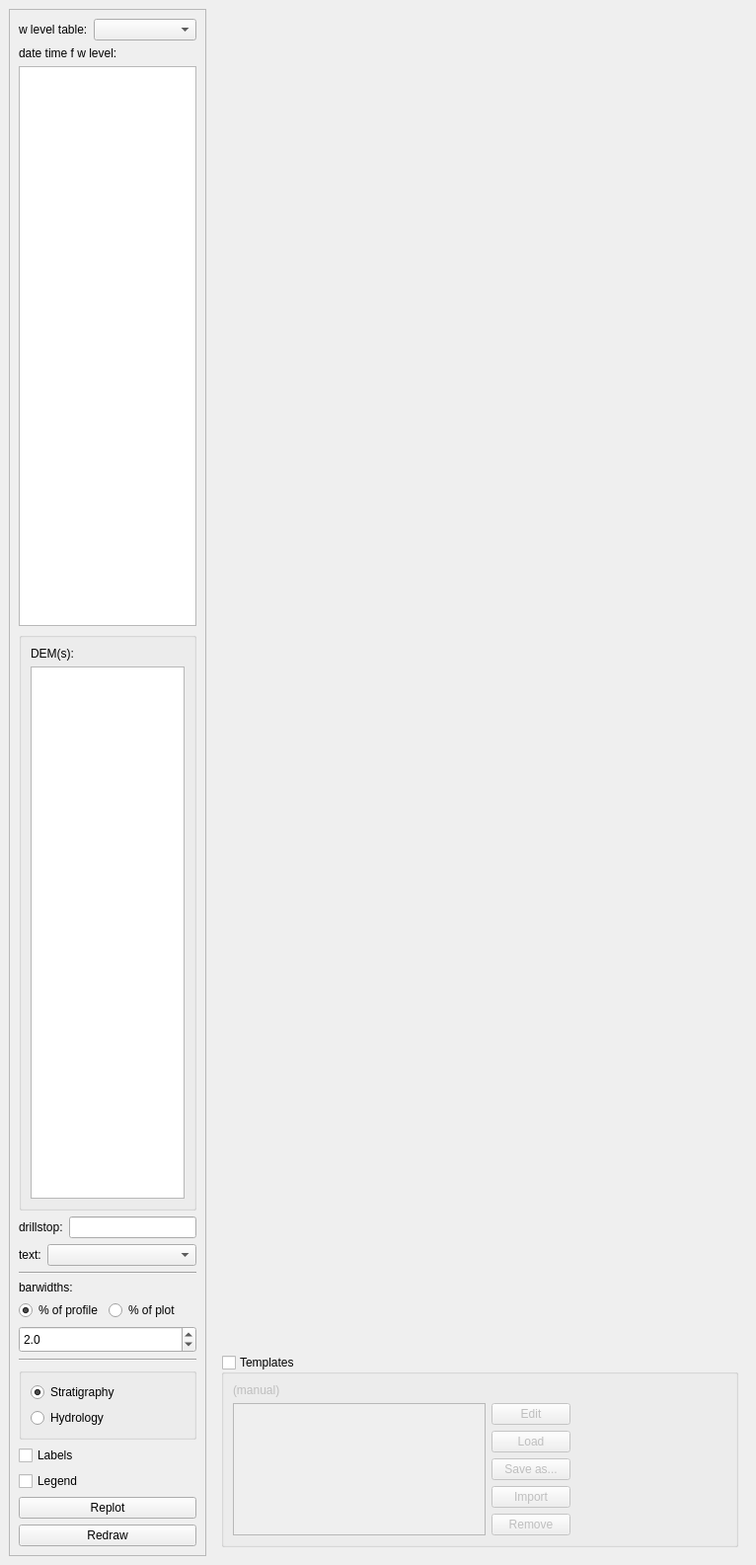
<?xml version="1.0" encoding="UTF-8"?>
<ui version="4.0">
 <class>SecPlotDock</class>
 <widget class="QDockWidget" name="SecPlotDock">
  <property name="geometry">
   <rect>
    <x>0</x>
    <y>0</y>
    <width>766</width>
    <height>1585</height>
   </rect>
  </property>
  <property name="windowTitle">
   <string>Midvatten Section Plot</string>
  </property>
  <widget class="QWidget" name="dockWidgetContents">
   <layout class="QGridLayout" name="gridLayout_2">
    <item row="0" column="0">
     <widget class="QFrame" name="frame">
      <property name="minimumSize">
       <size>
        <width>110</width>
        <height>200</height>
       </size>
      </property>
      <property name="maximumSize">
       <size>
        <width>200</width>
        <height>16777215</height>
       </size>
      </property>
      <property name="frameShape">
       <enum>QFrame::StyledPanel</enum>
      </property>
      <property name="frameShadow">
       <enum>QFrame::Raised</enum>
      </property>
      <layout class="QVBoxLayout" name="verticalLayout_3">
       <item>
        <layout class="QFormLayout" name="formLayout_5">
         <property name="fieldGrowthPolicy">
          <enum>QFormLayout::AllNonFixedFieldsGrow</enum>
         </property>
         <item row="0" column="0">
          <widget class="QLabel" name="label">
           <property name="text">
            <string>w level table:</string>
           </property>
           <property name="buddy">
            <cstring>wlvltableComboBox</cstring>
           </property>
          </widget>
         </item>
         <item row="0" column="1">
          <widget class="QComboBox" name="wlvltableComboBox">
           <property name="toolTip">
            <string>Table with water level data</string>
           </property>
          </widget>
         </item>
        </layout>
       </item>
       <item>
        <layout class="QVBoxLayout" name="verticalLayout">
         <item>
          <widget class="QLabel" name="label_3">
           <property name="sizePolicy">
            <sizepolicy hsizetype="Preferred" vsizetype="Fixed">
             <horstretch>0</horstretch>
             <verstretch>0</verstretch>
            </sizepolicy>
           </property>
           <property name="text">
            <string>date time f w level:</string>
           </property>
           <property name="buddy">
            <cstring>wlvltableComboBox</cstring>
           </property>
          </widget>
         </item>
         <item>
          <widget class="QTextEdit" name="datetimetextEdit">
           <property name="toolTip">
            <string>&lt;!DOCTYPE HTML PUBLIC &quot;-//W3C//DTD HTML 4.0//EN&quot; &quot;http://www.w3.org/TR/REC-html40/strict.dtd&quot;&gt;
&lt;html&gt;&lt;head&gt;&lt;meta name=&quot;qrichtext&quot; content=&quot;1&quot; /&gt;&lt;style type=&quot;text/css&quot;&gt;
p, li { white-space: pre-wrap; }
&lt;/style&gt;&lt;/head&gt;&lt;body style=&quot; font-family:'Sans'; font-size:10pt; font-weight:400; font-style:normal;&quot;&gt;
&lt;p style=&quot; margin-top:0px; margin-bottom:0px; margin-left:0px; margin-right:0px; -qt-block-indent:0; text-indent:0px;&quot;&gt;&lt;span style=&quot; font-size:9pt;&quot;&gt;Give date with desired precision, eg: &lt;br /&gt;YYYY&lt;br /&gt;YYYY-MM &lt;br /&gt;YYYY-MM-DD &lt;br /&gt;For each obspoint, the first w level data matching your strings will be used in plot.&lt;/span&gt;&lt;/p&gt;
&lt;p style=&quot;-qt-paragraph-type:empty; margin-top:0px; margin-bottom:0px; margin-left:0px; margin-right:0px; -qt-block-indent:0; text-indent:0px; font-size:9pt;&quot;&gt;&lt;br /&gt;&lt;/p&gt;
&lt;p style=&quot; margin-top:0px; margin-bottom:0px; margin-left:0px; margin-right:0px; -qt-block-indent:0; text-indent:0px;&quot;&gt;&lt;span style=&quot; font-size:9pt;&quot;&gt;(optional&lt;/span&gt;&lt;/p&gt;
&lt;p style=&quot; margin-top:0px; margin-bottom:0px; margin-left:0px; margin-right:0px; -qt-block-indent:0; text-indent:0px;&quot;&gt;&lt;span style=&quot; font-size:9pt;&quot;&gt;By giving obsids separated by ; after the date, only those obsids will be included in each line plot.&lt;/span&gt;&lt;/p&gt;
&lt;p style=&quot; margin-top:0px; margin-bottom:0px; margin-left:0px; margin-right:0px; -qt-block-indent:0; text-indent:0px;&quot;&gt;&lt;span style=&quot; font-size:9pt;&quot;&gt;Ex:&lt;/span&gt;&lt;/p&gt;
&lt;p style=&quot; margin-top:0px; margin-bottom:0px; margin-left:0px; margin-right:0px; -qt-block-indent:0; text-indent:0px;&quot;&gt;&lt;span style=&quot; font-size:9pt;&quot;&gt;YYYY;obsid1;obsid2&lt;/span&gt;&lt;/p&gt;
&lt;p style=&quot; margin-top:0px; margin-bottom:0px; margin-left:0px; margin-right:0px; -qt-block-indent:0; text-indent:0px;&quot;&gt;&lt;span style=&quot; font-size:9pt;&quot;&gt;XXXX;obsid3;obsid4&lt;/span&gt;&lt;/p&gt;
&lt;p style=&quot; margin-top:0px; margin-bottom:0px; margin-left:0px; margin-right:0px; -qt-block-indent:0; text-indent:0px;&quot;&gt;&lt;span style=&quot; font-size:9pt;&quot;&gt;)&lt;/span&gt;&lt;/p&gt;
&lt;p style=&quot;-qt-paragraph-type:empty; margin-top:0px; margin-bottom:0px; margin-left:0px; margin-right:0px; -qt-block-indent:0; text-indent:0px; font-size:9pt;&quot;&gt;&lt;br /&gt;&lt;/p&gt;&lt;/body&gt;&lt;/html&gt;</string>
           </property>
          </widget>
         </item>
        </layout>
       </item>
       <item>
        <widget class="QGroupBox" name="dedicatedSecPlot">
         <property name="title">
          <string/>
         </property>
         <property name="flat">
          <bool>true</bool>
         </property>
         <property name="checkable">
          <bool>false</bool>
         </property>
         <layout class="QVBoxLayout" name="verticalLayout_5">
          <item>
           <layout class="QVBoxLayout" name="verticalLayout_2">
            <item>
             <widget class="QLabel" name="label_4">
              <property name="sizePolicy">
               <sizepolicy hsizetype="Preferred" vsizetype="Fixed">
                <horstretch>0</horstretch>
                <verstretch>0</verstretch>
               </sizepolicy>
              </property>
              <property name="text">
               <string>DEM(s):</string>
              </property>
              <property name="buddy">
               <cstring>wlvltableComboBox</cstring>
              </property>
             </widget>
            </item>
            <item>
             <widget class="QListWidget" name="inData">
              <property name="cursor" stdset="0">
               <cursorShape>ArrowCursor</cursorShape>
              </property>
              <property name="toolTip">
               <string>Select among single band floating points rasters (must be visible in qgis project)</string>
              </property>
              <property name="editTriggers">
               <set>QAbstractItemView::DoubleClicked|QAbstractItemView::EditKeyPressed</set>
              </property>
              <property name="selectionMode">
               <enum>QAbstractItemView::MultiSelection</enum>
              </property>
              <property name="viewMode">
               <enum>QListView::ListMode</enum>
              </property>
             </widget>
            </item>
           </layout>
          </item>
         </layout>
        </widget>
       </item>
       <item>
        <layout class="QFormLayout" name="formLayout_2">
         <property name="fieldGrowthPolicy">
          <enum>QFormLayout::AllNonFixedFieldsGrow</enum>
         </property>
         <item row="0" column="0">
          <widget class="QLabel" name="label_2">
           <property name="text">
            <string>drillstop:</string>
           </property>
           <property name="buddy">
            <cstring>wlvltableComboBox</cstring>
           </property>
          </widget>
         </item>
         <item row="0" column="1">
          <widget class="QLineEdit" name="drillstoplineEdit">
           <property name="toolTip">
            <string extracomment="not yet implemented">select specific drillstop that will be indicated in plot, use % for wildcard</string>
           </property>
          </widget>
         </item>
        </layout>
       </item>
       <item>
        <layout class="QFormLayout" name="formLayout_3">
         <property name="fieldGrowthPolicy">
          <enum>QFormLayout::AllNonFixedFieldsGrow</enum>
         </property>
         <item row="0" column="0">
          <widget class="QLabel" name="label_5">
           <property name="text">
            <string>text:</string>
           </property>
           <property name="buddy">
            <cstring>wlvltableComboBox</cstring>
           </property>
          </widget>
         </item>
         <item row="0" column="1">
          <widget class="QComboBox" name="textcolComboBox">
           <property name="enabled">
            <bool>true</bool>
           </property>
          </widget>
         </item>
        </layout>
       </item>
       <item>
        <widget class="Line" name="line">
         <property name="orientation">
          <enum>Qt::Horizontal</enum>
         </property>
        </widget>
       </item>
       <item>
        <layout class="QFormLayout" name="formLayout">
         <property name="fieldGrowthPolicy">
          <enum>QFormLayout::AllNonFixedFieldsGrow</enum>
         </property>
         <item row="0" column="0">
          <widget class="QLabel" name="label_6">
           <property name="text">
            <string>barwidths:</string>
           </property>
           <property name="buddy">
            <cstring>wlvltableComboBox</cstring>
           </property>
          </widget>
         </item>
         <item row="1" column="0">
          <widget class="QRadioButton" name="width_of_profile">
           <property name="text">
            <string>% of profile</string>
           </property>
           <property name="checked">
            <bool>true</bool>
           </property>
          </widget>
         </item>
         <item row="1" column="1">
          <widget class="QRadioButton" name="width_of_plot">
           <property name="text">
            <string>% of plot</string>
           </property>
          </widget>
         </item>
         <item row="2" column="0" colspan="2">
          <widget class="QDoubleSpinBox" name="barwidthdoubleSpinBox">
           <property name="minimumSize">
            <size>
             <width>0</width>
             <height>27</height>
            </size>
           </property>
           <property name="toolTip">
            <string>give stratigraphy bar width (% of full scale) which also affects sampling interval for DEM(s)</string>
           </property>
           <property name="decimals">
            <number>1</number>
           </property>
           <property name="value">
            <double>2.000000000000000</double>
           </property>
          </widget>
         </item>
        </layout>
       </item>
       <item>
        <widget class="Line" name="line_2">
         <property name="orientation">
          <enum>Qt::Horizontal</enum>
         </property>
        </widget>
       </item>
       <item>
        <widget class="QGroupBox" name="Strat_Hydro_groupBox">
         <property name="title">
          <string/>
         </property>
         <property name="flat">
          <bool>true</bool>
         </property>
         <layout class="QVBoxLayout" name="verticalLayout_4">
          <item>
           <widget class="QRadioButton" name="Stratigraphy_radioButton">
            <property name="font">
             <font>
              <pointsize>9</pointsize>
             </font>
            </property>
            <property name="text">
             <string>Stratigraphy</string>
            </property>
            <property name="checked">
             <bool>true</bool>
            </property>
           </widget>
          </item>
          <item>
           <widget class="QRadioButton" name="Hydrology_radioButton">
            <property name="font">
             <font>
              <pointsize>9</pointsize>
             </font>
            </property>
            <property name="text">
             <string>Hydrology</string>
            </property>
           </widget>
          </item>
         </layout>
        </widget>
       </item>
       <item>
        <widget class="QCheckBox" name="Labels_checkBox">
         <property name="font">
          <font>
           <pointsize>9</pointsize>
          </font>
         </property>
         <property name="text">
          <string>Labels</string>
         </property>
        </widget>
       </item>
       <item>
        <widget class="QCheckBox" name="Legend_checkBox">
         <property name="font">
          <font>
           <pointsize>9</pointsize>
          </font>
         </property>
         <property name="text">
          <string>Legend</string>
         </property>
        </widget>
       </item>
       <item>
        <widget class="QPushButton" name="pushButton">
         <property name="maximumSize">
          <size>
           <width>250</width>
           <height>16777215</height>
          </size>
         </property>
         <property name="text">
          <string>Replot</string>
         </property>
        </widget>
       </item>
       <item>
        <widget class="QPushButton" name="redraw">
         <property name="maximumSize">
          <size>
           <width>250</width>
           <height>16777215</height>
          </size>
         </property>
         <property name="text">
          <string>Redraw</string>
         </property>
        </widget>
       </item>
      </layout>
     </widget>
    </item>
    <item row="0" column="1">
     <widget class="QWidget" name="plotareawidget" native="true">
      <property name="minimumSize">
       <size>
        <width>500</width>
        <height>0</height>
       </size>
      </property>
      <layout class="QGridLayout" name="gridLayout">
       <item row="0" column="0">
        <widget class="QWidget" name="widget" native="true">
         <property name="sizePolicy">
          <sizepolicy hsizetype="Preferred" vsizetype="Expanding">
           <horstretch>0</horstretch>
           <verstretch>0</verstretch>
          </sizepolicy>
         </property>
         <layout class="QVBoxLayout" name="mplplotlayout"/>
        </widget>
       </item>
       <item row="1" column="0">
        <widget class="QGroupBox" name="chart_settings">
         <property name="sizePolicy">
          <sizepolicy hsizetype="Preferred" vsizetype="Preferred">
           <horstretch>0</horstretch>
           <verstretch>0</verstretch>
          </sizepolicy>
         </property>
         <property name="title">
          <string>Templates</string>
         </property>
         <property name="checkable">
          <bool>true</bool>
         </property>
         <property name="checked">
          <bool>false</bool>
         </property>
         <layout class="QGridLayout" name="gridLayout_5">
          <item row="1" column="0">
           <layout class="QGridLayout" name="gridLayout_4">
            <property name="sizeConstraint">
             <enum>QLayout::SetDefaultConstraint</enum>
            </property>
            <item row="1" column="2">
             <widget class="QPushButton" name="edit_button">
              <property name="toolTip">
               <string>&lt;html&gt;&lt;head/&gt;&lt;body&gt;&lt;p&gt;Edit current loaded template.&lt;/p&gt;&lt;p&gt;Note: Changes are not saved to a template file. Use Save as... to save changes to file.&lt;br/&gt;&lt;/p&gt;&lt;/body&gt;&lt;/html&gt;</string>
              </property>
              <property name="text">
               <string>Edit</string>
              </property>
             </widget>
            </item>
            <item row="0" column="0">
             <widget class="QLabel" name="template_plot_label">
              <property name="text">
               <string>(manual)</string>
              </property>
              <property name="openExternalLinks">
               <bool>true</bool>
              </property>
             </widget>
            </item>
            <item row="0" column="2">
             <widget class="QLabel" name="label_7">
              <property name="text">
               <string/>
              </property>
             </widget>
            </item>
            <item row="2" column="2">
             <widget class="QPushButton" name="load_button">
              <property name="toolTip">
               <string>&lt;html&gt;&lt;head/&gt;&lt;body&gt;&lt;p&gt;Load the selected template.&lt;/p&gt;&lt;/body&gt;&lt;/html&gt;</string>
              </property>
              <property name="text">
               <string>Load</string>
              </property>
             </widget>
            </item>
            <item row="1" column="0" rowspan="5">
             <widget class="QListWidget" name="template_list"/>
            </item>
            <item row="4" column="2">
             <widget class="QPushButton" name="import_button">
              <property name="toolTip">
               <string>&lt;html&gt;&lt;head/&gt;&lt;body&gt;&lt;p&gt;Import template files.&lt;/p&gt;&lt;/body&gt;&lt;/html&gt;</string>
              </property>
              <property name="text">
               <string>Import</string>
              </property>
             </widget>
            </item>
            <item row="5" column="2">
             <widget class="QPushButton" name="remove_button">
              <property name="toolTip">
               <string>&lt;html&gt;&lt;head/&gt;&lt;body&gt;&lt;p&gt;Remove a template from the list.&lt;/p&gt;&lt;p&gt;&lt;br/&gt;&lt;/p&gt;&lt;p&gt;Note:&lt;/p&gt;&lt;p&gt;* Saved template files will not be removed from disk.&lt;/p&gt;&lt;p&gt;* Templates in default template folder will reappear again next time Section plot is used.&lt;/p&gt;&lt;/body&gt;&lt;/html&gt;</string>
              </property>
              <property name="text">
               <string>Remove</string>
              </property>
             </widget>
            </item>
            <item row="3" column="2">
             <widget class="QPushButton" name="save_as_button">
              <property name="toolTip">
               <string>&lt;html&gt;&lt;head/&gt;&lt;body&gt;&lt;p&gt;Save the loaded template to file.&lt;/p&gt;&lt;/body&gt;&lt;/html&gt;</string>
              </property>
              <property name="text">
               <string>Save as...</string>
              </property>
             </widget>
            </item>
           </layout>
          </item>
          <item row="1" column="2">
           <spacer name="horizontalSpacer">
            <property name="orientation">
             <enum>Qt::Horizontal</enum>
            </property>
            <property name="sizeHint" stdset="0">
             <size>
              <width>40</width>
              <height>20</height>
             </size>
            </property>
           </spacer>
          </item>
         </layout>
        </widget>
       </item>
      </layout>
     </widget>
    </item>
   </layout>
  </widget>
 </widget>
 <resources/>
 <connections/>
</ui>
